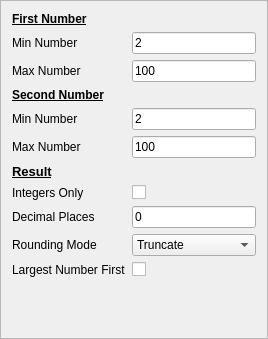
<?xml version="1.0" encoding="UTF-8"?>
<ui version="4.0">
 <class>DivisionConfigFrame</class>
 <widget class="QFrame" name="DivisionConfigFrame">
  <property name="geometry">
   <rect>
    <x>0</x>
    <y>0</y>
    <width>268</width>
    <height>339</height>
   </rect>
  </property>
  <property name="windowTitle">
   <string notr="true">Frame</string>
  </property>
  <property name="frameShape">
   <enum>QFrame::StyledPanel</enum>
  </property>
  <property name="frameShadow">
   <enum>QFrame::Raised</enum>
  </property>
  <layout class="QHBoxLayout" name="horizontalLayout">
   <item>
    <layout class="QFormLayout" name="formLayout">
     <property name="fieldGrowthPolicy">
      <enum>QFormLayout::AllNonFixedFieldsGrow</enum>
     </property>
     <item row="1" column="0">
      <widget class="QLabel" name="firstNumberLabel">
       <property name="text">
        <string>&lt;!DOCTYPE HTML PUBLIC &quot;-//W3C//DTD HTML 4.0//EN&quot; &quot;http://www.w3.org/TR/REC-html40/strict.dtd&quot;&gt;
&lt;html&gt;&lt;head&gt;&lt;meta name=&quot;qrichtext&quot; content=&quot;1&quot; /&gt;&lt;style type=&quot;text/css&quot;&gt;
p, li { white-space: pre-wrap; }
&lt;/style&gt;&lt;/head&gt;&lt;body style=&quot; font-family:'Sans Serif'; font-size:9pt; font-weight:400; font-style:normal;&quot;&gt;
&lt;p style=&quot; margin-top:0px; margin-bottom:0px; margin-left:0px; margin-right:0px; -qt-block-indent:0; text-indent:0px;&quot;&gt;&lt;span style=&quot; font-weight:600; text-decoration: underline;&quot;&gt;First Number&lt;/span&gt;&lt;/p&gt;&lt;/body&gt;&lt;/html&gt;</string>
       </property>
      </widget>
     </item>
     <item row="2" column="0">
      <widget class="QLabel" name="minNumberLabel">
       <property name="text">
        <string>Min Number</string>
       </property>
      </widget>
     </item>
     <item row="2" column="1">
      <widget class="QLineEdit" name="minNumberLineEdit">
       <property name="minimumSize">
        <size>
         <width>54</width>
         <height>0</height>
        </size>
       </property>
       <property name="inputMethodHints">
        <set>Qt::ImhFormattedNumbersOnly</set>
       </property>
       <property name="text">
        <string notr="true">2</string>
       </property>
      </widget>
     </item>
     <item row="3" column="0">
      <widget class="QLabel" name="maxNumberLabel">
       <property name="text">
        <string>Max Number</string>
       </property>
      </widget>
     </item>
     <item row="3" column="1">
      <widget class="QLineEdit" name="maxNumberLineEdit">
       <property name="minimumSize">
        <size>
         <width>54</width>
         <height>0</height>
        </size>
       </property>
       <property name="inputMethodHints">
        <set>Qt::ImhFormattedNumbersOnly</set>
       </property>
       <property name="text">
        <string notr="true">100</string>
       </property>
      </widget>
     </item>
     <item row="4" column="0">
      <widget class="QLabel" name="lastNumberLabel">
       <property name="text">
        <string>&lt;!DOCTYPE HTML PUBLIC &quot;-//W3C//DTD HTML 4.0//EN&quot; &quot;http://www.w3.org/TR/REC-html40/strict.dtd&quot;&gt;
&lt;html&gt;&lt;head&gt;&lt;meta name=&quot;qrichtext&quot; content=&quot;1&quot; /&gt;&lt;style type=&quot;text/css&quot;&gt;
p, li { white-space: pre-wrap; }
&lt;/style&gt;&lt;/head&gt;&lt;body style=&quot; font-family:'Sans Serif'; font-size:9pt; font-weight:400; font-style:normal;&quot;&gt;
&lt;p style=&quot; margin-top:0px; margin-bottom:0px; margin-left:0px; margin-right:0px; -qt-block-indent:0; text-indent:0px;&quot;&gt;&lt;span style=&quot; font-weight:600; text-decoration: underline;&quot;&gt;Second Number&lt;/span&gt;&lt;/p&gt;&lt;/body&gt;&lt;/html&gt;</string>
       </property>
      </widget>
     </item>
     <item row="5" column="0">
      <widget class="QLabel" name="secondMinLabel">
       <property name="text">
        <string>Min Number</string>
       </property>
      </widget>
     </item>
     <item row="5" column="1">
      <widget class="QLineEdit" name="secondMinLineEdit">
       <property name="minimumSize">
        <size>
         <width>54</width>
         <height>0</height>
        </size>
       </property>
       <property name="inputMethodHints">
        <set>Qt::ImhFormattedNumbersOnly</set>
       </property>
       <property name="text">
        <string notr="true">2</string>
       </property>
      </widget>
     </item>
     <item row="6" column="0">
      <widget class="QLabel" name="secondMaxLabel">
       <property name="text">
        <string>Max Number</string>
       </property>
      </widget>
     </item>
     <item row="6" column="1">
      <widget class="QLineEdit" name="secondMaxLineEdit">
       <property name="minimumSize">
        <size>
         <width>54</width>
         <height>0</height>
        </size>
       </property>
       <property name="inputMethodHints">
        <set>Qt::ImhFormattedNumbersOnly</set>
       </property>
       <property name="text">
        <string notr="true">100</string>
       </property>
      </widget>
     </item>
     <item row="7" column="0">
      <widget class="QLabel" name="resultLabel">
       <property name="text">
        <string>&lt;!DOCTYPE HTML PUBLIC &quot;-//W3C//DTD HTML 4.0//EN&quot; &quot;http://www.w3.org/TR/REC-html40/strict.dtd&quot;&gt;
&lt;html&gt;&lt;head&gt;&lt;meta name=&quot;qrichtext&quot; content=&quot;1&quot; /&gt;&lt;style type=&quot;text/css&quot;&gt;
p, li { white-space: pre-wrap; }
&lt;/style&gt;&lt;/head&gt;&lt;body style=&quot; font-family:'Sans'; font-size:10pt; font-weight:400; font-style:normal;&quot;&gt;
&lt;table style=&quot;-qt-table-type: root; margin-top:4px; margin-bottom:4px; margin-left:4px; margin-right:4px;&quot;&gt;
&lt;tr&gt;
&lt;td style=&quot;border: none;&quot;&gt;
&lt;p style=&quot; margin-top:0px; margin-bottom:0px; margin-left:0px; margin-right:0px; -qt-block-indent:0; text-indent:0px;&quot;&gt;&lt;span style=&quot; font-weight:600; text-decoration: underline;&quot;&gt;Result&lt;/span&gt;&lt;/p&gt;&lt;/td&gt;&lt;/tr&gt;&lt;/table&gt;&lt;/body&gt;&lt;/html&gt;</string>
       </property>
      </widget>
     </item>
     <item row="9" column="0">
      <widget class="QLabel" name="decimalPlacesLabel">
       <property name="text">
        <string>Decimal Places</string>
       </property>
      </widget>
     </item>
     <item row="9" column="1">
      <widget class="QLineEdit" name="decimalPlacesLineEdit">
       <property name="text">
        <string notr="true">0</string>
       </property>
       <property name="maxLength">
        <number>3</number>
       </property>
      </widget>
     </item>
     <item row="11" column="0">
      <widget class="QLabel" name="largestNumberFirstLabel">
       <property name="text">
        <string>Largest Number First</string>
       </property>
      </widget>
     </item>
     <item row="11" column="1">
      <widget class="QCheckBox" name="largestNumberFirstCheckBox"/>
     </item>
     <item row="8" column="0">
      <widget class="QLabel" name="integerResultLabel">
       <property name="text">
        <string>Integers Only</string>
       </property>
      </widget>
     </item>
     <item row="8" column="1">
      <widget class="QCheckBox" name="integerResultCheckBox">
       <property name="checked">
        <bool>false</bool>
       </property>
      </widget>
     </item>
     <item row="10" column="0">
      <widget class="QLabel" name="roundingLabel">
       <property name="text">
        <string>Rounding Mode</string>
       </property>
      </widget>
     </item>
     <item row="10" column="1">
      <widget class="QComboBox" name="roundingComboBox">
       <item>
        <property name="text">
         <string>Truncate</string>
        </property>
       </item>
       <item>
        <property name="text">
         <string>Round</string>
        </property>
       </item>
      </widget>
     </item>
    </layout>
   </item>
  </layout>
 </widget>
 <resources/>
 <connections/>
</ui>
